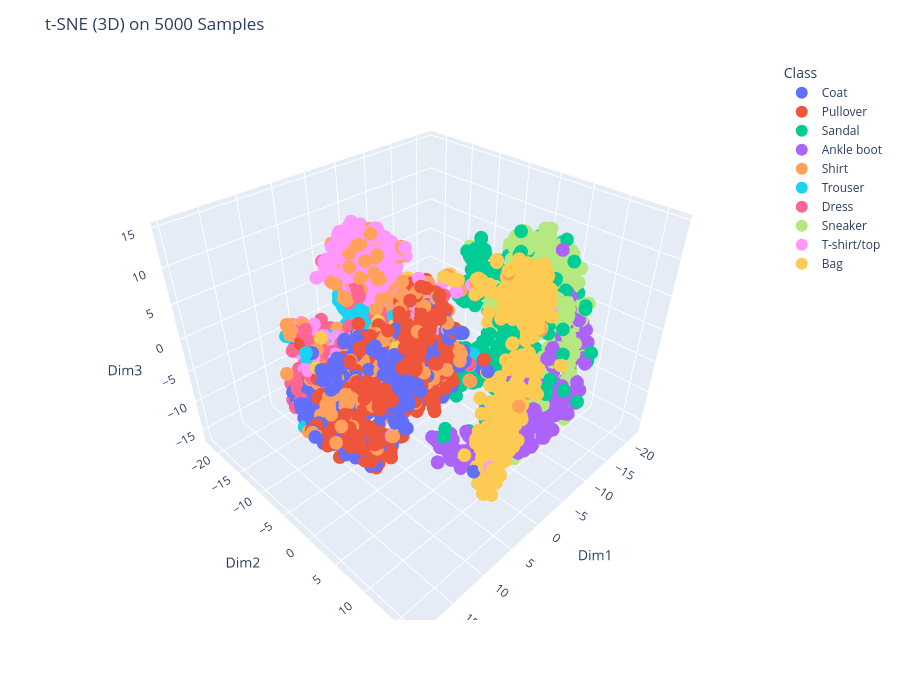

Here is the notebook cell this chart was saved with:
### Code cell
tsne_3d = TSNE(
    n_components=3,
    perplexity=30,
    init='pca',
    learning_rate='auto',
    random_state=42,
)
X_tsne_3d = tsne_3d.fit_transform(X_sample_3d)

tsne_3d_df = pd.DataFrame({
    'Dim1': X_tsne_3d[:, 0],
    'Dim2': X_tsne_3d[:, 1],
    'Dim3': X_tsne_3d[:, 2],
    'label': labels_sample_3d,
    'Class': class_names_sample,
})

fig_tsne_3d = px.scatter_3d(
    tsne_3d_df,
    x='Dim1',
    y='Dim2',
    z='Dim3',
    color='Class',
    hover_data={'label': True, 'Class': True},
)
fig_tsne_3d.update_layout(
    height=700,
    width=900,
    title=f't-SNE (3D) on {sample_size_3d} Samples',
    legend=dict(title='Class', itemsizing='constant')
)
fig_tsne_3d.show()

### Figure 1 — Plotly figure (JSON) as saved in the notebook; plotly's stock layout.template omitted (floating-point values rounded to 4 significant figures; data arrays with more than 128 entries replaced by an {"elided": "..."} marker saying what was removed)
{"data": [{"customdata": {"elided": "488x2 mixed values"}, "hovertemplate": "Class=%{customdata[1]}<br>Dim1=%{x}<br>Dim2=%{y}<br>Dim3=%{z}<br>label=%{customdata[0]}<extra></extra>", "legendgroup": "Coat", "marker": {"color": "#636efa", "symbol": "circle"}, "mode": "markers", "name": "Coat", "scene": "scene", "showlegend": true, "type": "scatter3d", "x": {"elided": "488 float values"}, "y": {"elided": "488 float values"}, "z": {"elided": "488 float values"}}, {"customdata": {"elided": "528x2 mixed values"}, "hovertemplate": "Class=%{customdata[1]}<br>Dim1=%{x}<br>Dim2=%{y}<br>Dim3=%{z}<br>label=%{customdata[0]}<extra></extra>", "legendgroup": "Pullover", "marker": {"color": "#EF553B", "symbol": "circle"}, "mode": "markers", "name": "Pullover", "scene": "scene", "showlegend": true, "type": "scatter3d", "x": {"elided": "528 float values"}, "y": {"elided": "528 float values"}, "z": {"elided": "528 float values"}}, {"customdata": {"elided": "529x2 mixed values"}, "hovertemplate": "Class=%{customdata[1]}<br>Dim1=%{x}<br>Dim2=%{y}<br>Dim3=%{z}<br>label=%{customdata[0]}<extra></extra>", "legendgroup": "Sandal", "marker": {"color": "#00cc96", "symbol": "circle"}, "mode": "markers", "name": "Sandal", "scene": "scene", "showlegend": true, "type": "scatter3d", "x": {"elided": "529 float values"}, "y": {"elided": "529 float values"}, "z": {"elided": "529 float values"}}, {"customdata": {"elided": "509x2 mixed values"}, "hovertemplate": "Class=%{customdata[1]}<br>Dim1=%{x}<br>Dim2=%{y}<br>Dim3=%{z}<br>label=%{customdata[0]}<extra></extra>", "legendgroup": "Ankle boot", "marker": {"color": "#ab63fa", "symbol": "circle"}, "mode": "markers", "name": "Ankle boot", "scene": "scene", "showlegend": true, "type": "scatter3d", "x": {"elided": "509 float values"}, "y": {"elided": "509 float values"}, "z": {"elided": "509 float values"}}, {"customdata": {"elided": "485x2 mixed values"}, "hovertemplate": "Class=%{customdata[1]}<br>Dim1=%{x}<br>Dim2=%{y}<br>Dim3=%{z}<br>label=%{customdata[0]}<extra></extra>", "legendgroup": "Shirt", "marker": {"color": "#FFA15A", "symbol": "circle"}, "mode": "markers", "name": "Shirt", "scene": "scene", "showlegend": true, "type": "scatter3d", "x": {"elided": "485 float values"}, "y": {"elided": "485 float values"}, "z": {"elided": "485 float values"}}, {"customdata": {"elided": "488x2 mixed values"}, "hovertemplate": "Class=%{customdata[1]}<br>Dim1=%{x}<br>Dim2=%{y}<br>Dim3=%{z}<br>label=%{customdata[0]}<extra></extra>", "legendgroup": "Trouser", "marker": {"color": "#19d3f3", "symbol": "circle"}, "mode": "markers", "name": "Trouser", "scene": "scene", "showlegend": true, "type": "scatter3d", "x": {"elided": "488 float values"}, "y": {"elided": "488 float values"}, "z": {"elided": "488 float values"}}, {"customdata": {"elided": "471x2 mixed values"}, "hovertemplate": "Class=%{customdata[1]}<br>Dim1=%{x}<br>Dim2=%{y}<br>Dim3=%{z}<br>label=%{customdata[0]}<extra></extra>", "legendgroup": "Dress", "marker": {"color": "#FF6692", "symbol": "circle"}, "mode": "markers", "name": "Dress", "scene": "scene", "showlegend": true, "type": "scatter3d", "x": {"elided": "471 float values"}, "y": {"elided": "471 float values"}, "z": {"elided": "471 float values"}}, {"customdata": {"elided": "493x2 mixed values"}, "hovertemplate": "Class=%{customdata[1]}<br>Dim1=%{x}<br>Dim2=%{y}<br>Dim3=%{z}<br>label=%{customdata[0]}<extra></extra>", "legendgroup": "Sneaker", "marker": {"color": "#B6E880", "symbol": "circle"}, "mode": "markers", "name": "Sneaker", "scene": "scene", "showlegend": true, "type": "scatter3d", "x": {"elided": "493 float values"}, "y": {"elided": "493 float values"}, "z": {"elided": "493 float values"}}, {"customdata": {"elided": "507x2 mixed values"}, "hovertemplate": "Class=%{customdata[1]}<br>Dim1=%{x}<br>Dim2=%{y}<br>Dim3=%{z}<br>label=%{customdata[0]}<extra></extra>", "legendgroup": "T-shirt/top", "marker": {"color": "#FF97FF", "symbol": "circle"}, "mode": "markers", "name": "T-shirt/top", "scene": "scene", "showlegend": true, "type": "scatter3d", "x": {"elided": "507 float values"}, "y": {"elided": "507 float values"}, "z": {"elided": "507 float values"}}, {"customdata": {"elided": "502x2 mixed values"}, "hovertemplate": "Class=%{customdata[1]}<br>Dim1=%{x}<br>Dim2=%{y}<br>Dim3=%{z}<br>label=%{customdata[0]}<extra></extra>", "legendgroup": "Bag", "marker": {"color": "#FECB52", "symbol": "circle"}, "mode": "markers", "name": "Bag", "scene": "scene", "showlegend": true, "type": "scatter3d", "x": {"elided": "502 float values"}, "y": {"elided": "502 float values"}, "z": {"elided": "502 float values"}}], "layout": {"height": 700, "legend": {"itemsizing": "constant", "title": {"text": "Class"}, "tracegroupgap": 0}, "margin": {"t": 60}, "scene": {"domain": {"x": [0, 1], "y": [0, 1]}, "xaxis": {"title": {"text": "Dim1"}}, "yaxis": {"title": {"text": "Dim2"}}, "zaxis": {"title": {"text": "Dim3"}}}, "title": {"text": "t-SNE (3D) on 5000 Samples"}, "width": 900}}
